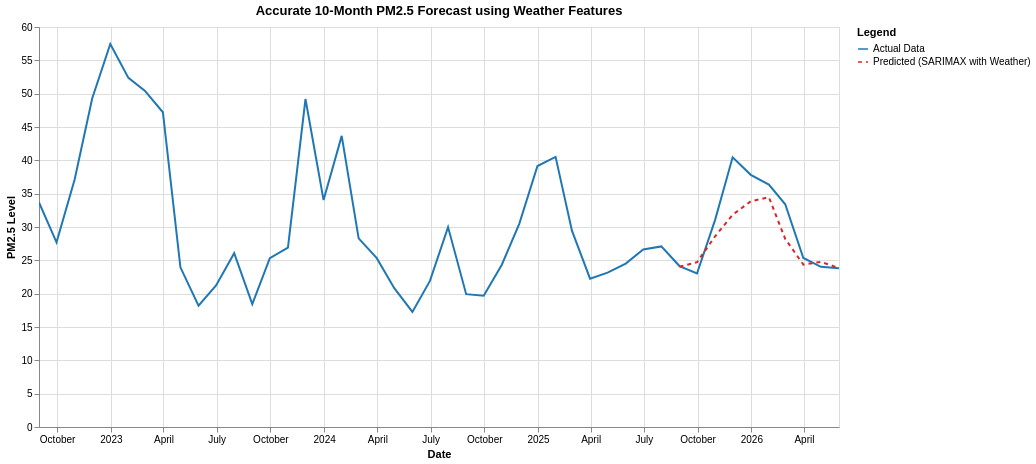

Notebook cell for this chart:
### Code cell
alt.data_transformers.disable_max_rows()

chart = alt.Chart(plot_df).mark_line().encode(
    x=alt.X('time:T', title='Date'),
    y=alt.Y('pm2_5:Q', title='PM2.5 Level'),
    color=alt.Color('Type:N', title='Legend', scale=alt.Scale(
        domain=['Actual Data', 'Predicted (SARIMAX with Weather)'],
        range=['#1f77b4', '#d62728'] # Blue for real data, Red for prediction
    )),
    strokeDash=alt.StrokeDash('Type:N', scale=alt.Scale(
        domain=['Actual Data', 'Predicted (SARIMAX with Weather)'],
        range=[[0], [4, 4]] # Solid line for actuals, dashed line for predictions
    )),
    tooltip=[alt.Tooltip('time:T', title='Date'), alt.Tooltip('pm2_5:Q', title='PM2.5')]
).properties(
    title='Accurate 10-Month PM2.5 Forecast using Weather Features',
    width=800,
    height=400
).interactive()

chart

### Figure 1 — Vega-Lite specification as saved in the notebook (floating-point values rounded to 4 significant figures)
{"config": {"view": {"continuousWidth": 300, "continuousHeight": 300}}, "data": {"name": "data-ffeaaf22596847f70d03f1f9d049c5ca"}, "mark": {"type": "line"}, "encoding": {"color": {"field": "Type", "scale": {"domain": ["Actual Data", "Predicted (SARIMAX with Weather)"], "range": ["#1f77b4", "#d62728"]}, "title": "Legend", "type": "nominal"}, "strokeDash": {"field": "Type", "scale": {"domain": ["Actual Data", "Predicted (SARIMAX with Weather)"], "range": [[0], [4, 4]]}, "type": "nominal"}, "tooltip": [{"field": "time", "title": "Date", "type": "temporal"}, {"field": "pm2_5", "title": "PM2.5", "type": "quantitative"}], "x": {"field": "time", "title": "Date", "type": "temporal"}, "y": {"field": "pm2_5", "title": "PM2.5 Level", "type": "quantitative"}}, "height": 400, "params": [{"name": "param_15", "select": {"type": "interval", "encodings": ["x", "y"]}, "bind": "scales"}], "title": "Accurate 10-Month PM2.5 Forecast using Weather Features", "width": 800, "$schema": "https://vega.github.io/schema/vega-lite/v5.20.1.json", "datasets": {"data-ffeaaf22596847f70d03f1f9d049c5ca": [{"time": "2022-08-31T00:00:00", "pm2_5": 33.68, "Type": "Actual Data"}, {"time": "2022-09-30T00:00:00", "pm2_5": 27.7, "Type": "Actual Data"}, {"time": "2022-10-31T00:00:00", "pm2_5": 37.14, "Type": "Actual Data"}, {"time": "2022-11-30T00:00:00", "pm2_5": 49.27, "Type": "Actual Data"}, {"time": "2022-12-31T00:00:00", "pm2_5": 57.46, "Type": "Actual Data"}, {"time": "2023-01-31T00:00:00", "pm2_5": 52.37, "Type": "Actual Data"}, {"time": "2023-02-28T00:00:00", "pm2_5": 50.46, "Type": "Actual Data"}, {"time": "2023-03-31T00:00:00", "pm2_5": 47.21, "Type": "Actual Data"}, {"time": "2023-04-30T00:00:00", "pm2_5": 23.95, "Type": "Actual Data"}, {"time": "2023-05-31T00:00:00", "pm2_5": 18.19, "Type": "Actual Data"}, {"time": "2023-06-30T00:00:00", "pm2_5": 21.24, "Type": "Actual Data"}, {"time": "2023-07-31T00:00:00", "pm2_5": 26.06, "Type": "Actual Data"}, {"time": "2023-08-31T00:00:00", "pm2_5": 18.45, "Type": "Actual Data"}, {"time": "2023-09-30T00:00:00", "pm2_5": 25.33, "Type": "Actual Data"}, {"time": "2023-10-31T00:00:00", "pm2_5": 26.91, "Type": "Actual Data"}, {"time": "2023-11-30T00:00:00", "pm2_5": 49.2, "Type": "Actual Data"}, {"time": "2023-12-31T00:00:00", "pm2_5": 34.04, "Type": "Actual Data"}, {"time": "2024-01-31T00:00:00", "pm2_5": 43.67, "Type": "Actual Data"}, {"time": "2024-02-29T00:00:00", "pm2_5": 28.29, "Type": "Actual Data"}, {"time": "2024-03-31T00:00:00", "pm2_5": 25.33, "Type": "Actual Data"}, {"time": "2024-04-30T00:00:00", "pm2_5": 20.82, "Type": "Actual Data"}, {"time": "2024-05-31T00:00:00", "pm2_5": 17.26, "Type": "Actual Data"}, {"time": "2024-06-30T00:00:00", "pm2_5": 21.91, "Type": "Actual Data"}, {"time": "2024-07-31T00:00:00", "pm2_5": 29.98, "Type": "Actual Data"}, {"time": "2024-08-31T00:00:00", "pm2_5": 19.93, "Type": "Actual Data"}, {"time": "2024-09-30T00:00:00", "pm2_5": 19.69, "Type": "Actual Data"}, {"time": "2024-10-31T00:00:00", "pm2_5": 24.34, "Type": "Actual Data"}, {"time": "2024-11-30T00:00:00", "pm2_5": 30.52, "Type": "Actual Data"}, {"time": "2024-12-31T00:00:00", "pm2_5": 39.14, "Type": "Actual Data"}, {"time": "2025-01-31T00:00:00", "pm2_5": 40.52, "Type": "Actual Data"}, {"time": "2025-02-28T00:00:00", "pm2_5": 29.46, "Type": "Actual Data"}, {"time": "2025-03-31T00:00:00", "pm2_5": 22.25, "Type": "Actual Data"}, {"time": "2025-04-30T00:00:00", "pm2_5": 23.15, "Type": "Actual Data"}, {"time": "2025-05-31T00:00:00", "pm2_5": 24.52, "Type": "Actual Data"}, {"time": "2025-06-30T00:00:00", "pm2_5": 26.62, "Type": "Actual Data"}, {"time": "2025-07-31T00:00:00", "pm2_5": 27.09, "Type": "Actual Data"}, {"time": "2025-08-31T00:00:00", "pm2_5": 24.14, "Type": "Actual Data"}, {"time": "2025-09-30T00:00:00", "pm2_5": 23.02, "Type": "Actual Data"}, {"time": "2025-10-31T00:00:00", "pm2_5": 31.07, "Type": "Actual Data"}, {"time": "2025-11-30T00:00:00", "pm2_5": 40.45, "Type": "Actual Data"}, {"time": "2025-12-31T00:00:00", "pm2_5": 37.83, "Type": "Actual Data"}, {"time": "2026-01-31T00:00:00", "pm2_5": 36.35, "Type": "Actual Data"}, {"time": "2026-02-28T00:00:00", "pm2_5": 33.4, "Type": "Actual Data"}, {"time": "2026-03-31T00:00:00", "pm2_5": 25.36, "Type": "Actual Data"}, {"time": "2026-04-30T00:00:00", "pm2_5": 24.03, "Type": "Actual Data"}, {"time": "2026-05-31T00:00:00", "pm2_5": 23.82, "Type": "Actual Data"}, {"time": "2025-08-31T00:00:00", "pm2_5": 24.03, "Type": "Predicted (SARIMAX with Weather)"}, {"time": "2025-09-30T00:00:00", "pm2_5": 24.71, "Type": "Predicted (SARIMAX with Weather)"}, {"time": "2025-10-31T00:00:00", "pm2_5": 28.61, "Type": "Predicted (SARIMAX with Weather)"}, {"time": "2025-11-30T00:00:00", "pm2_5": 31.83, "Type": "Predicted (SARIMAX with Weather)"}, {"time": "2025-12-31T00:00:00", "pm2_5": 33.86, "Type": "Predicted (SARIMAX with Weather)"}, {"time": "2026-01-31T00:00:00", "pm2_5": 34.46, "Type": "Predicted (SARIMAX with Weather)"}, {"time": "2026-02-28T00:00:00", "pm2_5": 28.21, "Type": "Predicted (SARIMAX with Weather)"}, {"time": "2026-03-31T00:00:00", "pm2_5": 24.36, "Type": "Predicted (SARIMAX with Weather)"}, {"time": "2026-04-30T00:00:00", "pm2_5": 24.76, "Type": "Predicted (SARIMAX with Weather)"}, {"time": "2026-05-31T00:00:00", "pm2_5": 23.85, "Type": "Predicted (SARIMAX with Weather)"}]}}
